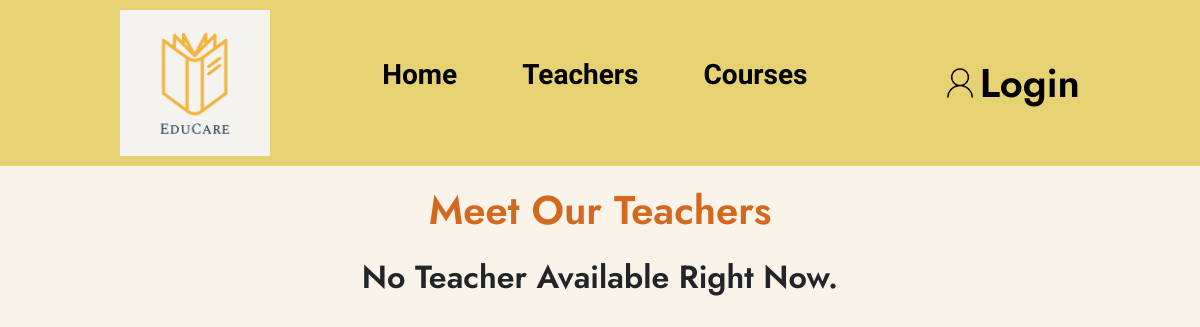
The page /user/Teachcontent.php on the database as committed earlier.
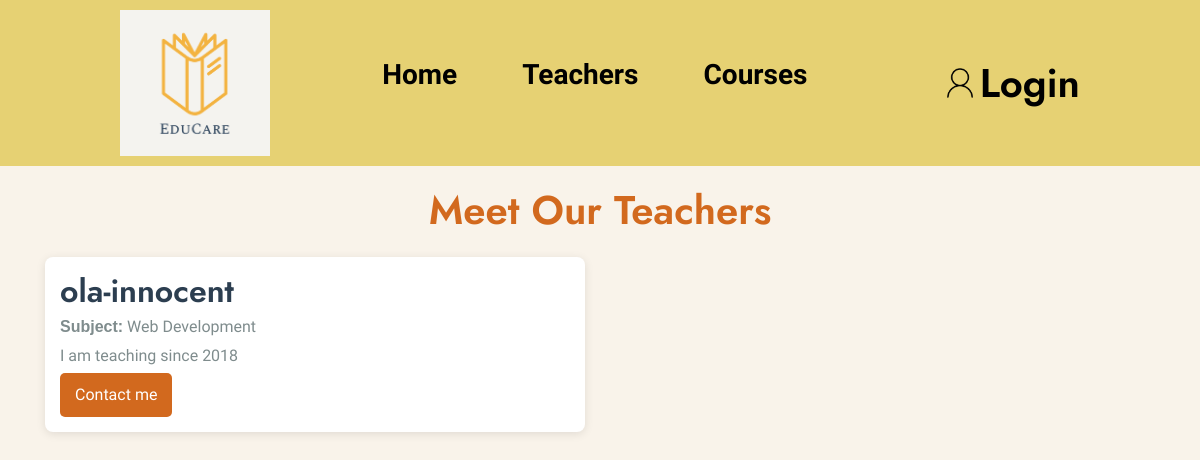
The same page on the database as committed later.
### tables this page shows
CREATE TABLE `users` (
  `id` int(11) NOT NULL,
  `fname` varchar(255) NOT NULL,
  `lname` varchar(255) NOT NULL,
  `email` varchar(255) NOT NULL,
  `password` varchar(255) NOT NULL,
  `user_type` enum('admin','teacher','student') NOT NULL DEFAULT 'student',
  `bio` text DEFAULT NULL,
  `course_id` int(11) DEFAULT NULL
);

### user/Teachcontent.php (the view, shortened to what this page needs)
<?php
require_once '../core/database.php';
?>
<!DOCTYPE html>
<html lang="en">
<head>
    <?php include './includes/style_links.php'; ?>
    <link rel="stylesheet" href="style.css">
    <link rel="stylesheet" href="css/custom.min.css">
</head>
<body>
    <?php include_once './includes/header.php'; ?>
    <div id="teachers-list" class="container">
        <div class="row">
            <div class="col-12">
                <h1 class="chocolate">Meet Our Teachers</h1>
            </div>
            <?php
            $getAllT_Q = $con->query("CALL `get_all_teachers`()");
            if (mysqli_num_rows($getAllT_Q) > 0) {
                while ($teach_list = mysqli_fetch_object($getAllT_Q)):
            ?>
                    <div class="col-12 col-md-6">
                        <div class="teacher">
                            <h2><?= $teach_list->fname . '-' . $teach_list->lname ?></h2>
                            <p><strong>Subject:</strong> <?= $teach_list->category_names ?></p>
                            <p><?= $teach_list->bio ?? "&nbsp;" ?></p>
                            <a href="mailto:example@example.com?subject=Hello%20there&body=I%20would%20like%20to%20inquire%20about..." class="email-link">
                                Contact me
                            </a>
                        </div>
                    </div>
                <?php endwhile;
            } else {
                ?>
                <div class="col-12">
                    <h2 class="text-center mt-3">No Teacher Available Right Now.</h2>
                </div>
            <?php
            }
            $con->next_result(); ?>
        </div>
    </div>
</body>
</html>

Rows that differ between the two databases and show on the page:
added users: fname "ola", lname "innocent", category_names "Web Development", bio "I am teaching since 2018"
Other text that changed with them:
text no longer shown: "No Teacher Available Right Now."
